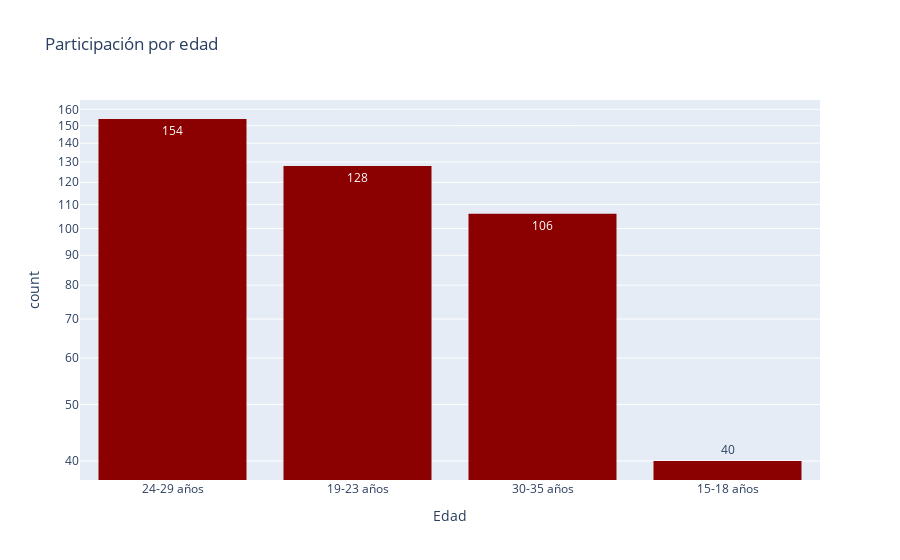

Notebook cell for this chart:
### Markdown cell above
### Edad

### Code cell
df['Edad'].fillna("30-35 años", inplace = True)

fig = px.histogram(df, x="Edad",
                   title='Participación por edad',
                   color_discrete_sequence=['darkred'],
                   log_y=True, # represent bars with log scale
                   text_auto= True
                   ).update_xaxes(categoryorder='total descending')
                   
fig.show()
fig.write_image("images/edad.png")

### Figure 1 — Plotly figure (JSON) as saved in the notebook; plotly's stock layout.template omitted (floating-point values rounded to 4 significant figures; data arrays with more than 128 entries replaced by an {"elided": "..."} marker saying what was removed)
{"data": [{"alignmentgroup": "True", "bingroup": "x", "hovertemplate": "Edad=%{x}<br>count=%{y}<extra></extra>", "legendgroup": "", "marker": {"color": "darkred", "pattern": {"shape": ""}}, "name": "", "offsetgroup": "", "orientation": "v", "showlegend": false, "texttemplate": "%{value}", "type": "histogram", "x": {"elided": "428 str values"}, "xaxis": "x", "yaxis": "y"}], "layout": {"barmode": "relative", "legend": {"tracegroupgap": 0}, "title": {"text": "Participación por edad"}, "xaxis": {"anchor": "y", "categoryorder": "total descending", "domain": [0, 1], "title": {"text": "Edad"}}, "yaxis": {"anchor": "x", "domain": [0, 1], "title": {"text": "count"}, "type": "log"}}}
